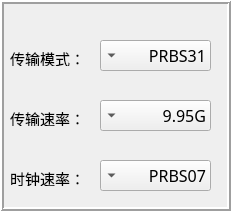
       <widget class="QFrame" name="frame_13">
        <property name="geometry">
         <rect>
          <x>260</x>
          <y>30</y>
          <width>231</width>
          <height>211</height>
         </rect>
        </property>
        <property name="frameShape">
         <enum>QFrame::Box</enum>
        </property>
        <property name="frameShadow">
         <enum>QFrame::Raised</enum>
        </property>
        <property name="lineWidth">
         <number>2</number>
        </property>
        <widget class="QComboBox" name="comboBox_WMA_Pattern_2">
         <property name="geometry">
          <rect>
           <x>100</x>
           <y>40</y>
           <width>111</width>
           <height>31</height>
          </rect>
         </property>
         <property name="font">
          <font>
           <family>黑体</family>
           <pointsize>12</pointsize>
          </font>
         </property>
         <property name="layoutDirection">
          <enum>Qt::RightToLeft</enum>
         </property>
         <property name="autoFillBackground">
          <bool>false</bool>
         </property>
         <item>
          <property name="text">
           <string>PRBS31</string>
          </property>
         </item>
         <item>
          <property name="text">
           <string>PRBS23</string>
          </property>
         </item>
         <item>
          <property name="text">
           <string>PRBS15</string>
          </property>
         </item>
         <item>
          <property name="text">
           <string>PRBS09</string>
          </property>
         </item>
         <item>
          <property name="text">
           <string>PRBS07</string>
          </property>
         </item>
         <item>
          <property name="text">
           <string>PRBSSW</string>
          </property>
         </item>
        </widget>
        <widget class="QComboBox" name="comboBox_WMA_Pattern_3">
         <property name="geometry">
          <rect>
           <x>100</x>
           <y>100</y>
           <width>111</width>
           <height>31</height>
          </rect>
         </property>
         <property name="font">
          <font>
           <family>黑体</family>
           <pointsize>12</pointsize>
          </font>
         </property>
         <property name="layoutDirection">
          <enum>Qt::RightToLeft</enum>
         </property>
         <property name="autoFillBackground">
          <bool>false</bool>
         </property>
         <item>
          <property name="text">
           <string>9.95G</string>
          </property>
         </item>
         <item>
          <property name="text">
           <string>10.31G</string>
          </property>
         </item>
         <item>
          <property name="text">
           <string>11.31G</string>
          </property>
         </item>
         <item>
          <property name="text">
           <string>12.16G</string>
          </property>
         </item>
         <item>
          <property name="text">
           <string>14.02G</string>
          </property>
         </item>
         <item>
          <property name="text">
           <string>22.77G</string>
          </property>
         </item>
         <item>
          <property name="text">
           <string>24.33G</string>
          </property>
         </item>
         <item>
          <property name="text">
           <string>25.78G</string>
          </property>
         </item>
         <item>
          <property name="text">
           <string>27.95G</string>
          </property>
         </item>
         <item>
          <property name="text">
           <string>28.05G</string>
          </property>
         </item>
        </widget>
        <widget class="QComboBox" name="comboBox_WMA_Pattern_4">
         <property name="geometry">
          <rect>
           <x>100</x>
           <y>160</y>
           <width>111</width>
           <height>31</height>
          </rect>
         </property>
         <property name="font">
          <font>
           <family>黑体</family>
           <pointsize>12</pointsize>
          </font>
         </property>
         <property name="layoutDirection">
          <enum>Qt::RightToLeft</enum>
         </property>
         <property name="autoFillBackground">
          <bool>false</bool>
         </property>
         <item>
          <property name="text">
           <string>PRBS07</string>
          </property>
         </item>
         <item>
          <property name="text">
           <string>PRBS09</string>
          </property>
         </item>
         <item>
          <property name="text">
           <string>PRBS15</string>
          </property>
         </item>
         <item>
          <property name="text">
           <string>PRBS23</string>
          </property>
         </item>
         <item>
          <property name="text">
           <string>PRBS31</string>
          </property>
         </item>
         <item>
          <property name="text">
           <string>PRBSSW</string>
          </property>
         </item>
        </widget>
        <widget class="QLabel" name="label_19">
         <property name="geometry">
          <rect>
           <x>10</x>
           <y>170</y>
           <width>81</width>
           <height>16</height>
          </rect>
         </property>
         <property name="font">
          <font>
           <family>黑体</family>
           <pointsize>11</pointsize>
          </font>
         </property>
         <property name="text">
          <string>时钟速率：</string>
         </property>
        </widget>
        <widget class="QLabel" name="label_20">
         <property name="geometry">
          <rect>
           <x>10</x>
           <y>110</y>
           <width>81</width>
           <height>16</height>
          </rect>
         </property>
         <property name="font">
          <font>
           <family>黑体</family>
           <pointsize>11</pointsize>
          </font>
         </property>
         <property name="text">
          <string>传输速率：</string>
         </property>
        </widget>
        <widget class="QLabel" name="label_21">
         <property name="geometry">
          <rect>
           <x>10</x>
           <y>50</y>
           <width>81</width>
           <height>16</height>
          </rect>
         </property>
         <property name="font">
          <font>
           <family>黑体</family>
           <pointsize>11</pointsize>
          </font>
         </property>
         <property name="text">
          <string>传输模式：</string>
         </property>
        </widget>
       </widget>
